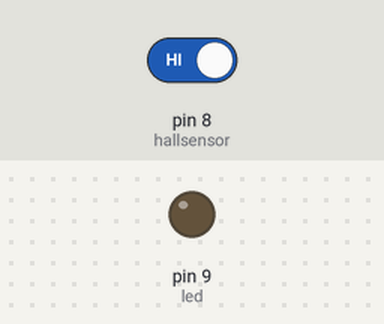
Simulated run of this sketch. Board: Arduino Uno, built with avr-gcc and run on an emulated ATmega328P. Shown: output pins drawn as LEDs (lit = HIGH). Inputs (shaded band) come from the test bench; at power-on: pin 8 (hallsensor) HIGH.

Above: at 1.2 s.
1.3 s: pin 8 (hallsensor) driven LOW
At 2.2 s:
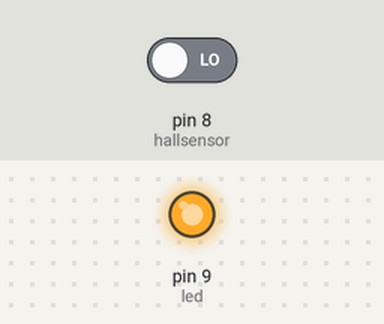
2.8 s: pin 8 (hallsensor) driven HIGH
At 3.3 s:
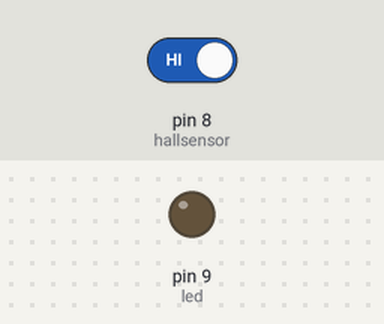
Timing chart, 0 to 5.8 s (numbered marks = the images above; inputs shaded):
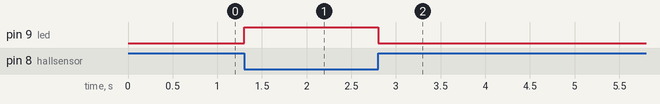

The sketch:

16.ino
```cpp
int led = 9 ;//LED
int hallsensor = 8;//Hall sensor
int digitalVal;

void setup ()
{
  pinMode(led, OUTPUT);
  pinMode(hallsensor, INPUT);
}

void loop ()
{
  digitalVal = digitalRead(hallsensor);
  if (digitalVal == LOW)//Magnetic field.
  {
    digitalWrite (led, HIGH);
  }
  else
  {
    digitalWrite (led, LOW);//NO magnetic field.
  }
  delay(100);
}
```

Measured:
- after the input at 1.3 s, pin 9 (led): LOW → HIGH at once
- after the input at 2.8 s, pin 9 (led): HIGH → LOW at once
